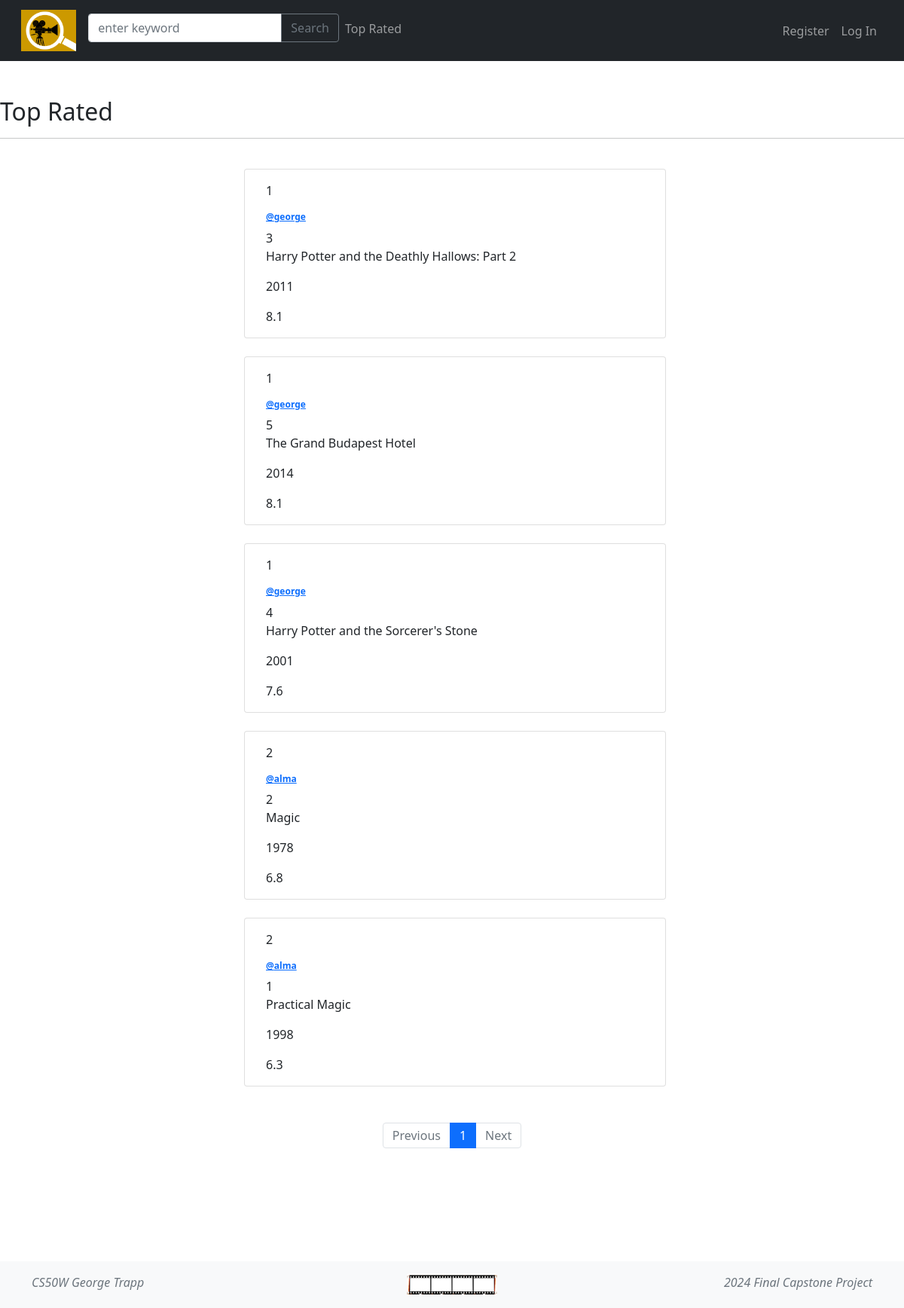
The app's page /top_rated with its own data.
### movies/models.py (models this page shows, shortened)
class Movie(models.Model):
    user = models.ForeignKey(User, on_delete=models.CASCADE, related_name="movie_user")
    imdb_id = models.CharField(unique=True, max_length=100)
    title = models.CharField(max_length=100)
    year = models.CharField(max_length=100)
    poster = models.CharField(max_length=1000)
    type = models.CharField(max_length=100)
    rated = models.CharField(max_length=10)
    runtime = models.CharField(max_length=10)
    director = models.CharField(max_length=100)
    actors = models.CharField(max_length=100)
    plot = models.CharField(max_length=1000)
    genre = models.CharField(max_length=100)
    awards = models.CharField(max_length=100)
    metascore = models.CharField(max_length=10)
    imdb_rating = models.CharField(max_length=10)
    is_bookmarked = models.BooleanField(default=True)
    my_list = models.ManyToManyField(User, blank=True, null=True, related_name="_movie_mylist")

class User(AbstractUser):
    pass

### movies/views.py (the view)
# urls.py: path("top_rated", views.top_rated, name="_top_rated"),
def top_rated(request):
    movies = Movie.objects.all().order_by("imdb_rating").reverse()
    print("Debug - top_rated: Movie  <QuerySet")
    paginator = Paginator(movies, 5)
    page_number = request.GET.get("page")
    page_obj = paginator.get_page(page_number)
    return render(request, "movies/top-rated.html", {"page_obj": page_obj})

### movies/templates/movies/top-rated.html (shortened to what this page needs)
{% extends "movies/layout.html" %}
{% block body %}
<br>
<h2>Top Rated</h2>
<hr>
<br>
<div class="container">
   {% for movie in page_obj %}
   <div class="row justify-content-center mb-4">
      <div class="ms-2 card" style="width: 35rem" data-id="{{movie.id}}";>
         <div class="card-body rounded">
            <p>{{movie.user.id}}</p>
            <h5 class="card-title"><a href="{% url '_profile' user_id=movie.user.id%}"><b>@{{ movie.user}}</b></h5></a>
            {{movie.id}}
            <p class="card-text" id="post_content">{{movie.title}}</p>
            <p class="card-text" id="post_content">{{movie.year}}</p>
            <p class="card-text" id="post_content">{{movie.imdb_rating}}</p>
         </div>
      </div>
      <br>
   </div>
   {% endfor %}
   <br>
   <nav aria-label="Page">
      <ul class="pagination justify-content-center">
         {% if page_obj.has_previous %}
         <li class="page-item">
            <a class="page-link" href="?page={{ page_obj.previous_page_number }}">Previous</a>
         </li>
         {% else %}
         <li class="page-item disabled">
            <a class="page-link" href="#" tabindex="-1" aria-disabled="True">Previous</a>
         </li>
         {% endif %}
         {% for i in page_obj.paginator.page_range %}
         {% if page_obj.number == i %}
         <li class="page-item active" aria-current="page">
            <span class="page-link">
               {{ i }}
            </span>
         </li>
         {% else %}
         <li class="page-item"><a class="page-link" href="?page={{ i }}">{{ i }}</a></li>
         {% endif %}
         {% endfor %}
         {% if page_obj.has_next %}
         <li class="page-item">
            <a class="page-link" href="?page={{ page_obj.next_page_number }}">Next</a>
         </li>
         {% else %}
         <li class="page-item disabled">
            <a class="page-link" href="#" tabindex="-1" aria-disabled="True">Next</a>
         </li>
         {% endif %}
      </ul>
   </nav>
   {% endblock %}

### movies/static/movies/styles.css (style rules this page uses)
.card-title { font-size: .75rem; }
body { padding-bottom: 15%; }

### records on screen
Movie: user.id "1", user "george", id "3", title "Harry Potter and the Deathly Hallows: Part 2", year "2011", imdb_rating "8.1"
Movie: user.id "1", user "george", id "5", title "The Grand Budapest Hotel", year "2014", imdb_rating "8.1"
Movie: user.id "1", user "george", id "4", title "Harry Potter and the Sorcerer's Stone", year "2001", imdb_rating "7.6"
Movie: user.id "2", user "alma", id "2", title "Magic", year "1978", imdb_rating "6.8"
Movie: user.id "2", user "alma", id "1", title "Practical Magic", year "1998", imdb_rating "6.3"

### other values on screen
{{ i }} "1"
